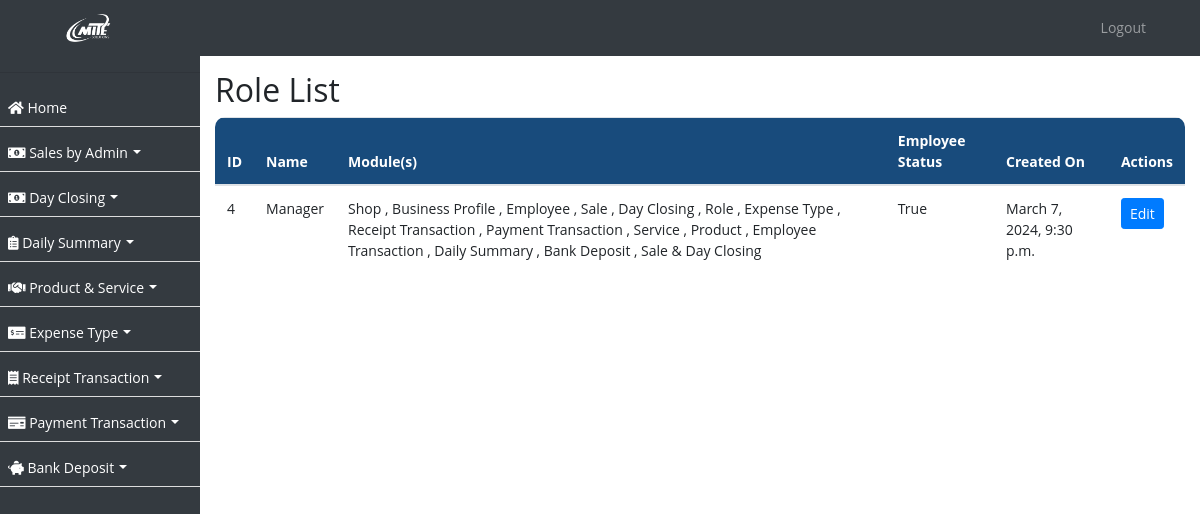
The page /role/ (signed in) on the database as committed earlier.
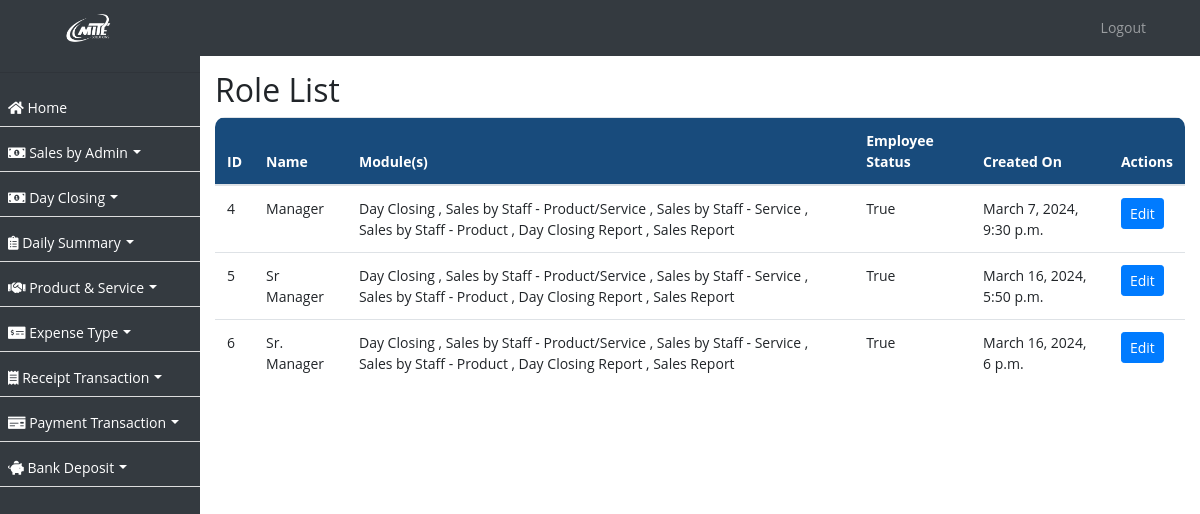
The same page on the database as committed later.
### ezshopapp/models.py (models this page shows, shortened)
class Role(models.Model):
    name = models.CharField(max_length=255)
    modules = models.ManyToManyField(Module, default=None)
    business_profile = models.ForeignKey(BusinessProfile, on_delete=models.CASCADE, default=None, null=True)
    is_employee = models.BooleanField(default=True)
    created_on = models.DateTimeField(auto_now_add=True, null=True)

class Module(models.Model):
    name = models.CharField(max_length=50)
    created_on = models.DateTimeField(auto_now_add=True, null=True)

### ezshopapp/views.py (the view)
# urls.py: path('role/', RoleListView.as_view(), name='role_list'),
class RoleListView(ListView):
    model = Role
    template_name = 'role_list.html'
    context_object_name = 'roles'  # Rename object_list to roles in the template
    def get_queryset(self):
        business_profile = self.get_business_profile()
        return Role.objects.filter(business_profile=business_profile)
    def get_business_profile(self):
        try:
            shop_admin = ShopAdmin.objects.get(user=self.request.user)
            shop = shop_admin.shop
            business_profile = BusinessProfile.objects.get(name=shop.name)
            return business_profile
        except (ShopAdmin.DoesNotExist, BusinessProfile.DoesNotExist):
            return None

### ezshopapp/templates/role_list.html (shortened to what this page needs)
{% extends 'base.html' %}
{% block content %}
  <h2>Role List</h2>
  <div class="table-responsive">
    <table class="table">
      <thead>
        <tr>
          <th>ID</th>
          <th>Name</th>
          <th>Module(s)</th>
          <th>Employee Status</th>
          <th>Created On</th>
          <th>Actions</th>
        </tr>
      </thead>
      <tbody>
        {% for role in roles %}
          <tr>
            <td>{{ role.id }}</td>
            <td>{{ role.name }}</td>
            <td>
              {% for module in role.modules.all %}
                {{ module.name }}
                {% if not forloop.last %}, {% endif %}
              {% endfor %}
            </td>
            <td>{{ role.is_employee }}</td>
            <td>{{ role.created_on }}</td>
            <td>
              <a href="{% url 'update_role' role.pk %}" class="btn btn-primary btn-sm">Edit</a>
            </td>
          </tr>
        {% endfor %}
      </tbody>
    </table>
  </div>
{% endblock %}

### ezshopapp/templates/base.html (shortened to what this page needs)
{% load static %}
<!DOCTYPE html>
<html lang="en">
<head>
    <link rel="stylesheet" href="https://stackpath.bootstrapcdn.com/bootstrap/4.3.1/css/bootstrap.min.css">
    <link href="https://templates.hibootstrap.com/farol/assets/css/style.css" rel="stylesheet">
    <link rel="stylesheet" href="https://use.fontawesome.com/releases/v5.8.2/css/all.css">
    <link rel="stylesheet" type="text/css" href="https://cdn.jsdelivr.net/npm/daterangepicker/daterangepicker.css" />
<link rel="stylesheet" href="https://cdn.datatables.net/2.0.2/css/dataTables.bootstrap5.css">
<link rel="stylesheet" href="https://cdn.datatables.net/responsive/3.0.0/css/responsive.bootstrap5.css">
<link rel="stylesheet" type="text/css" href="https://cdn.datatables.net/buttons/2.2.2/css/buttons.bootstrap5.min.css">
</head>
<body>
<nav class="navbar navbar-expand-lg navbar-dark bg-dark fixed-top">
    <a class="navbar-brand text-left" href="/home/">
         <img src="{% static 'assets/logo.png' %}" class="logo" width="5%">
    </a>
    <div class="collapse navbar-collapse" id="navbarNav">
        {% include 'sidebar_mobile.html' %}
    </div>
</nav>
<div id="sidebar">
    <hr/>
    {% include 'sidebar.html' %}
</div>
<div id="content">
    {% block content %}{% endblock %}
</div>
</body>
</html>

### ezshopapp/templates/sidebar_mobile.html (shortened to what this page needs)
<ul class="navbar-nav ml-auto pl-3" style="max-height: 400px; overflow-y: scroll;">
    <li class="nav-item">
        <a class="nav-link" href="{% url 'logout' %}">Logout</a>
    </li>
</ul>

### ezshopapp/templates/sidebar.html (shortened to what this page needs)
 <ul id="font-c" style="max-height: 400px; overflow-y: scroll;">
        <li><a href="/home/"><i class="fas fa-home"></i> Home</a></li>
        <li class="dropdown">
            <a href="#" class="dropdown-toggle" id="saleDropdown" role="button" data-toggle="dropdown" aria-haspopup="true" aria-expanded="false"><i class="fas fa-money-bill-alt"></i> Sales by Admin</a>
        </li>
        <li class="dropdown">
            <a href="#" class="dropdown-toggle" id="saleDropdown" role="button" data-toggle="dropdown" aria-haspopup="true" aria-expanded="false"><i class="fas fa-money-bill-alt"></i> Day Closing</a>
        </li>
        <li class="dropdown">
            <a href="#" class="dropdown-toggle" id="dailySummaryDropdown" role="button" data-toggle="dropdown" aria-haspopup="true" aria-expanded="false"><i class="fas fa-clipboard-list"></i> Daily Summary</a>
        </li>
        <li class="dropdown">
            <a href="#" class="dropdown-toggle" id="serviceDropdown" role="button" data-toggle="dropdown" aria-haspopup="true" aria-expanded="false"><i class="fas fa-handshake"></i> Product &amp; Service</a>
        </li>
        <li class="dropdown">
            <a href="#" class="dropdown-toggle" id="expenseTypeDropdown" role="button" data-toggle="dropdown" aria-haspopup="true" aria-expanded="false"><i class="fas fa-money-check-alt"></i> Expense Type</a>
        </li>
        <li class="dropdown">
            <a href="#" class="dropdown-toggle" id="receiptTransactionDropdown" role="button" data-toggle="dropdown" aria-haspopup="true" aria-expanded="false"><i class="fas fa-receipt"></i> Receipt Transaction</a>
        </li>
        <li class="dropdown">
            <a href="#" class="dropdown-toggle" id="paymentTransactionDropdown" role="button" data-toggle="dropdown" aria-haspopup="true" aria-expanded="false"><i class="fas fa-money-check"></i> Payment Transaction</a>
        </li>
        {% if user.is_superuser or user.is_admin %}
        <li class="dropdown">
            <a href="#" class="dropdown-toggle" id="bankDepositDropdown" role="button" data-toggle="dropdown" aria-haspopup="true" aria-expanded="false"><i class="fas fa-piggy-bank"></i> Bank Deposit</a>
        </li>
        {% endif %}
    </ul>

### ezshopapp/templates/base.html (style rules this page uses)
body, p, h1, h2, h3, h4, h5, h6, a, li, label, input, div, span, small { font-family: "Open Sans", sans-serif !important; }
body, p, a, li, li>a { font-size:14px !important; }
#font-c>li>a { font-size:14px !important; }
body { padding-top: 56px; background-color: #ffffff !important; }
table thead { border-radius: 5px !important; }
table thead th { vertical-align: bottom; border-bottom: 2px solid #dee2e6; background-color: #184b7c !important; color: #fff !important; }
tbody { border-bottom: 0px !important; }
#sidebar { height: 100%; width: 200px; position: fixed; top: 0; left: 0; background-color: #343a40; padding-top: 56px; }
table { border:1px !important; }
#content { margin-left: 200px; padding: 15px; }
#sidebar ul { list-style: none; padding: 0; }
#sidebar ul li { padding: 8px; border-bottom: 1px solid #ddd; }
#sidebar ul li a { text-decoration: none; color: #fff; }
.navbar-brand { margin-left: 4%; }
div>.table-responsive, table, table>thead { border-radius: 10px !important; }
a { text-decoration: none !important; }
.bg-dark { background-color: #343a40 !important; }
.btn-primary { --bs-btn-color: #fff; --bs-btn-bg: #00B69B; --bs-btn-border-color: #00B69B; --bs-btn-hover-color: #000; --bs-btn-hover-bg: #26c1aa; --bs-btn-hover-border-color: #1abda5; --bs-btn-focus-shadow-rgb: 0, 155, 132; --bs-btn-active-color: #000; --bs-btn-active-bg: #33c5af; --bs-btn-active-border-color: #1abda5; --bs-btn-active-shadow: inset 0 3px 5px rgba(0, 0, 0, 0.125); --bs-btn-disabled-color: #000; --bs-btn-disabled-bg: #00B69B; --bs-btn-disabled-border-color: #00B69B; }
.dropdown-toggle::after { display: inline-block; margin-left: 0.355em; margin-top: 1.1em; vertical-align: 0.255em; content: ""; border-top: 0.3em solid; border-right: 0.3em solid transparent; border-bottom: 0; border-left: 0.3em solid transparent; }
.logo { filter: brightness(0) invert(1); margin:0px; }
.navbar-nav.ml-auto { margin-right: 15px; }

Rows that differ between the two databases and show on the page:
removed Module: name "Shop", shown under Role "Manager"
removed Module: name "Business Profile", shown under Role "Manager"
removed Module: name "Employee", shown under Role "Manager"
removed Module: name "Sale", shown under Role "Manager"
removed Module: name "Role", shown under Role "Manager"
removed Module: name "Expense Type", shown under Role "Manager"
removed Module: name "Receipt Transaction", shown under Role "Manager"
removed Module: name "Payment Transaction", shown under Role "Manager"
removed Module: name "Service", shown under Role "Manager"
removed Module: name "Product", shown under Role "Manager"
removed Module: name "Employee Transaction", shown under Role "Manager"
removed Module: name "Daily Summary", shown under Role "Manager"
removed Module: name "Bank Deposit", shown under Role "Manager"
removed Module: name "Sale & Day Closing", shown under Role "Manager"
added Module: name "Sales by Staff - Product/Service"
added Module: name "Sales by Staff - Service"
added Module: name "Sales by Staff - Product"
added Module: name "Day Closing Report"
added Module: name "Sales Report"
added Role: id "5", name "Sr Manager", is_employee "True", created_on "March 16, 2024, 5:50 p.m.", Module (name "Day Closing")
added Role: id "6", name "Sr. Manager", is_employee "True", created_on "March 16, 2024, 6 p.m.", Module (name "Day Closing")
